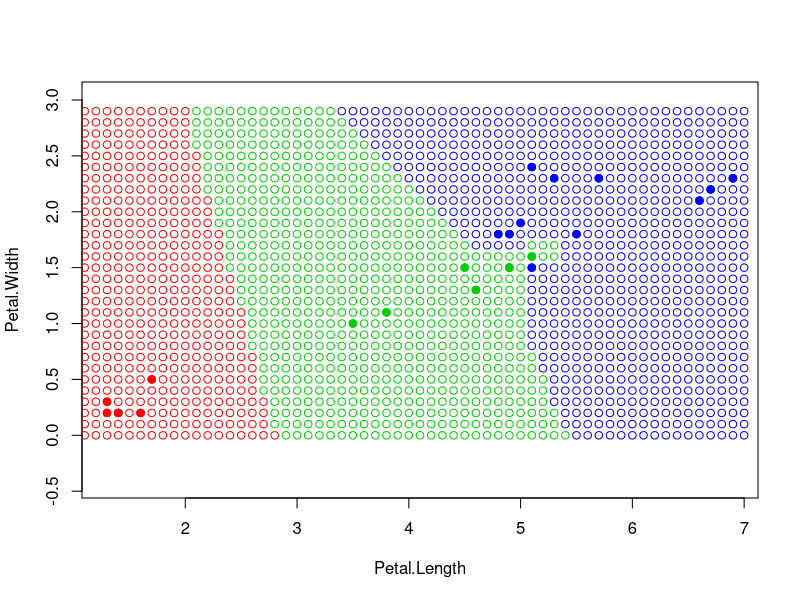

R code for this plot:
euclideanDistance <- function(u, v) 
{ 
  sqrt(sum((u - v)^2)) 
} 
sortObjectByDist <- function(xl, z, metricFunction = euclideanDistance) 
{ 
  l <- dim(xl)[1] 
  n <- dim(xl)[2] - 1 
  distances <- matrix(NA, l, 2)
  for (i in 1:l) 
  { 
    distances[i] <- c(metricFunction(xl[i, 1:n], z)) 
  } 
  orderedXl <- xl[order(distances), ] 
  return (orderedXl) 
} 

NN<-function(xl, z) 
{ 
  orderedXl<- sortObjectByDist(xl, z) 
  n<-dim(orderedXl)[2] 
  classes <- orderedXl[1, n] 
  return (classes) 
} 
colors <- c("setosa" = "red", "versicolor" = "green3", "virginica" = "blue") 
X<-sample(c(1:150), 25, replace=TRUE) 
xl <- iris[X, 3:5] 
plot(iris[X, 3:4], pch = 21, bg = colors[xl$Species], col = colors[xl$Species],asp=1) 
a<-0 
b<-0 
while (a<7) 
{ 
  while (b<3) 
  { 
    z <- c(a, b) 
    class <- NN(xl, z ) 
    points(z[1], z[2], pch = 1, bg = colors[class], col=colors[class] ) 
    b<- b+0.1
  } 
  b<-0 
  a<- a+0.1 
}
